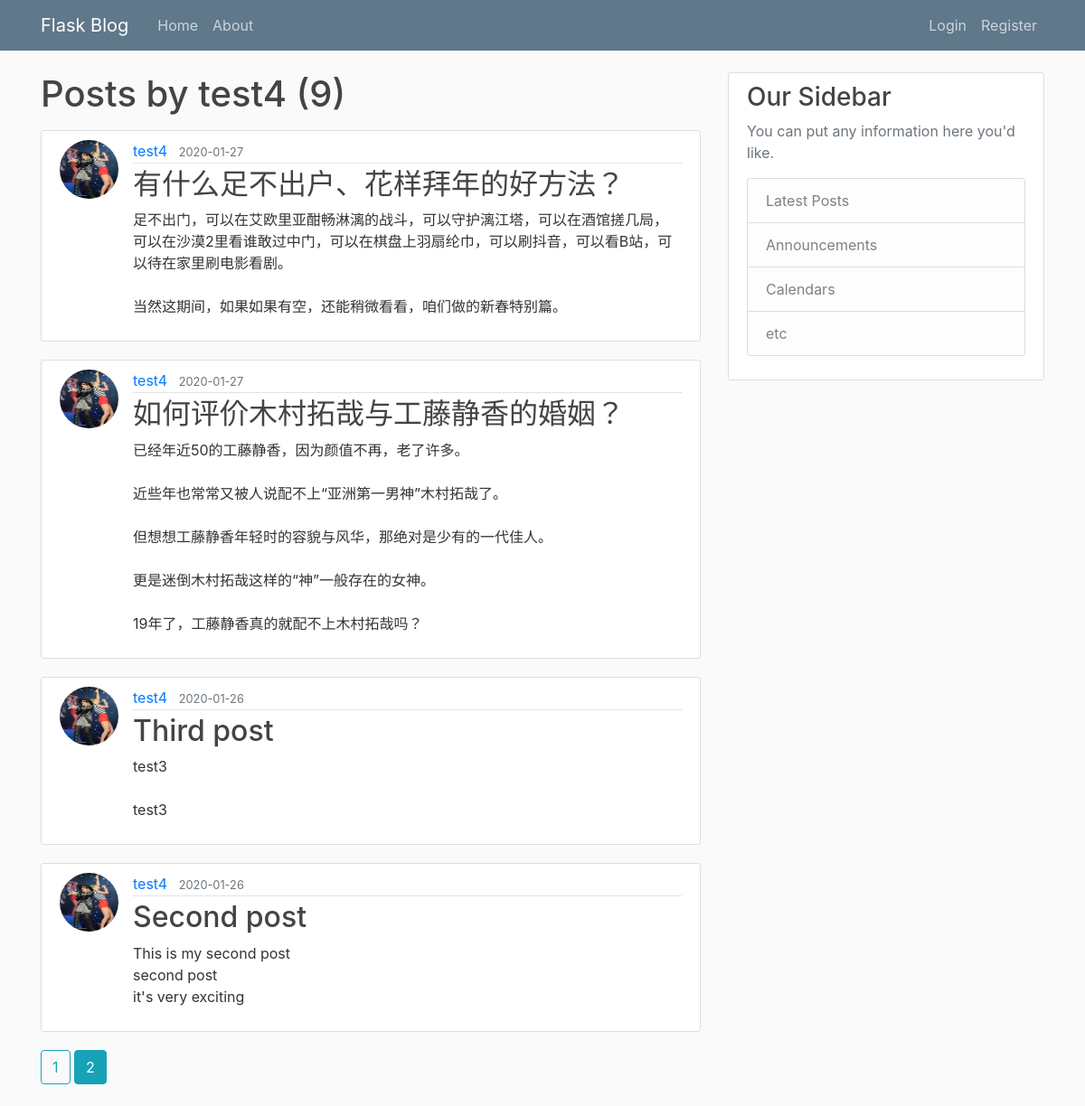
The page /user/test4?page=2 on the database its author committed.
### flaskblog/models.py (models this page shows, shortened)
class User(db.Model, UserMixin):
    id = db.Column(db.Integer, primary_key=True)
    username = db.Column(db.String(20), unique=True, nullable=False)
    email = db.Column(db.String(120), unique=True, nullable=False)
    image_file = db.Column(db.String(20), nullable=False, default='default.png')
    password = db.Column(db.String(60), nullable=False)
    posts = db.relationship('Post', backref='author', lazy=True)

class Post(db.Model):
    id = db.Column(db.Integer, primary_key=True)
    title = db.Column(db.String(100), nullable=False)
    date_posted = db.Column(db.DateTime, nullable=False, default=datetime.utcnow)
    content = db.Column(db.Text, nullable=False)
    user_id = db.Column(db.Integer, db.ForeignKey('user.id'), nullable=False)

### flaskblog/routes.py (the view)
@app.route("/user/<string:username>")
def user_posts(username):
    page = request.args.get('page', 1, type=int)
    user = User.query.filter_by(username=username).first_or_404()
    posts = Post.query \
        .filter_by(author=user) \
        .order_by(Post.date_posted.desc()) \
        .paginate(page=page, per_page=5)
    return render_template('user_posts.html', posts=posts, user=user)

### flaskblog/templates/user_posts.html
{% extends "layout.html" %}
{% block content %}
    <h1 class="mb-3">Posts by {{ user.username }} ({{ posts.total }})</h1>
    {% for post in posts.items %}
        <article class="media content-section">
          <img class="rounded-circle article-img" src="{{ url_for('static', filename='profile_pics/' + post.author.image_file) }}">
          <div class="media-body">
            <div class="article-metadata">
              <a class="mr-2" href="{{ url_for('user_posts', username=post.author.username) }}">{{ post.author.username }}</a>
              <small class="text-muted">{{ post.date_posted.strftime('%Y-%m-%d') }}</small>
            </div>
            <h2><a class="article-title" href="{{ url_for('post', post_id=post.id) }}">{{ post.title }}</a></h2>
            <p class="article-content">{{ post.content }}</p>
          </div>
        </article>
    {% endfor %}
    {% for page_num in posts.iter_pages(left_edge=1, right_edge=1, left_current=1, right_current=2) %}
      {% if page_num %}
        {% if posts.page == page_num %}
          <a class="btn btn-info mb-4" href="{{ url_for('user_posts', username=user.username, page=page_num) }}">{{ page_num }}</a>
        {% else %}
          <a class="btn btn-outline-info mb-4" href="{{ url_for('user_posts', username=user.username, page=page_num) }}">{{ page_num }}</a>
        {% endif %}
      {% else %}
        ...
      {% endif %}
    {% endfor %}
{% endblock content %}

### flaskblog/static/main.css (style rules this page uses)
body { background: #fafafa; color: #333333; margin-top: 5rem; }
h1, h2, h3, h4, h5, h6 { color: #444444; }
.content-section { background: #ffffff; padding: 10px 20px; border: 1px solid #dddddd; border-radius: 3px; margin-bottom: 20px; }
.article-title { color: #444444; }
.article-content { white-space: pre-line; }
.article-img { height: 65px; width: 65px; margin-right: 16px; }
.article-metadata { padding-bottom: 1px; margin-bottom: 4px; border-bottom: 1px solid #e3e3e3 }

### rows shown on the page
User: username "test4"
Post: image_file (picture), author.username "test4", date_posted "2020-01-27", title "有什么足不出户、花样拜年的好方法？", content "足不出门，可以在艾欧里亚酣畅淋漓的战斗，可以守护漓江塔，可以在酒馆搓几局，可以在沙漠2里看谁敢过中门，可以在棋盘上羽扇纶巾，可以刷抖音，可以看B站，可以待在家里刷电影看剧。 当然这期间，如果如果有空，还能稍微看看，咱们做的新春特别篇。"
Post: image_file (picture), author.username "test4", date_posted "2020-01-27", title "如何评价木村拓哉与工藤静香的婚姻？", content "已经年近50的工藤静香，因为颜值不再，老了许多。 近些年也常常又被人说配不上“亚洲第一男神”木村拓哉了。 但想想工藤静香年轻时的容貌与风华，那绝对是少有的一代佳人。 更是迷倒木村拓哉这样的“神”一般存在的女神。 19年了，工藤静香真的就配不上木村拓哉吗？"
Post: image_file (picture), author.username "test4", date_posted "2020-01-26", title "Third post", content "test3 test3"
Post: image_file (picture), author.username "test4", date_posted "2020-01-26", title "Second post", content "This is my second post second post it's very exciting"

### other values the page prints
{{ posts.total }} "9"
{{ page_num }} "1"
{{ page_num }} "2"
